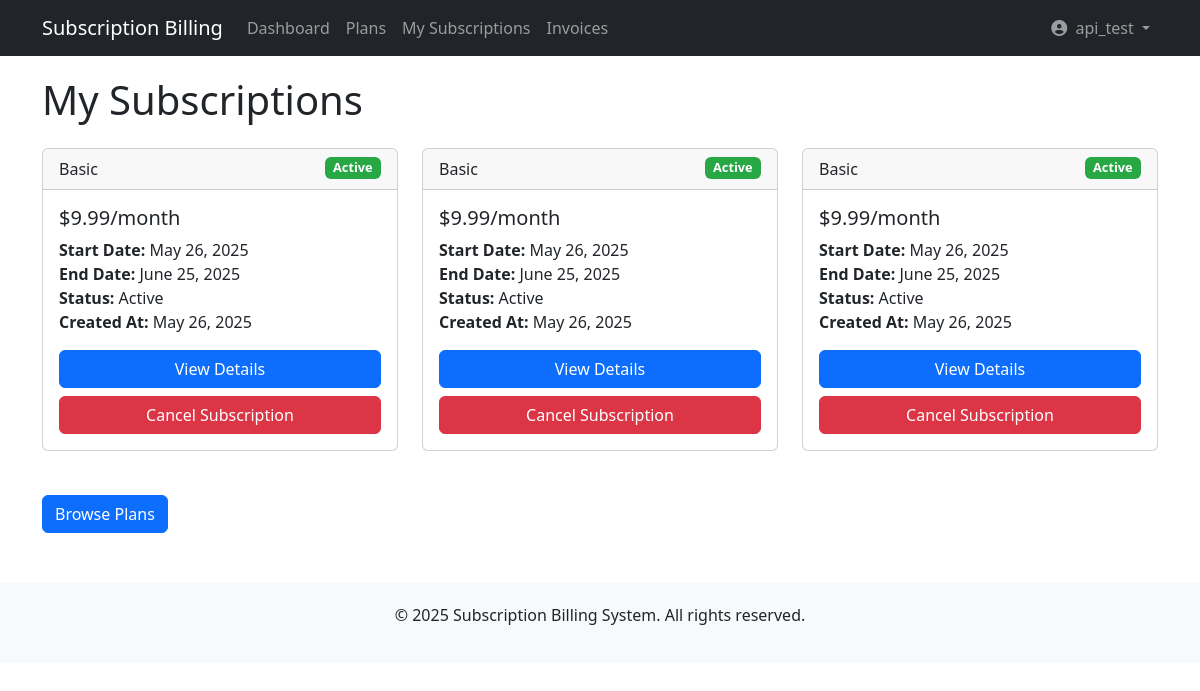
The page /subscriptions/ (signed in) on the database its author committed.
### billing/models.py (models this page shows, shortened)
class Subscription(models.Model):
    STATUS_CHOICES = (
        ('active', 'Active'),
        ('cancelled', 'Cancelled'),
        ('expired', 'Expired'),
    )
    user = models.ForeignKey(User, on_delete=models.CASCADE, related_name='subscriptions')
    email = models.EmailField(null=True, blank=True, help_text="Email address for subscription notifications")
    plan = models.ForeignKey(Plan, on_delete=models.CASCADE)
    start_date = models.DateField(default=timezone.now)
    end_date = models.DateField()
    status = models.CharField(max_length=20, choices=STATUS_CHOICES, default='active')
    created_at = models.DateTimeField(auto_now_add=True)
    updated_at = models.DateTimeField(auto_now=True)

class Plan(models.Model):
    PLAN_TYPES = (
        ('basic', 'Basic'),
        ('pro', 'Pro'),
        ('enterprise', 'Enterprise'),
    )
    name = models.CharField(max_length=50, choices=PLAN_TYPES)
    price = models.DecimalField(max_digits=10, decimal_places=2)
    description = models.TextField()

### billing/views.py (the view)
# urls.py: path('subscriptions/', SubscriptionListView.as_view(), name='subscriptions'),
class SubscriptionListView(LoginRequiredMixin, ListView):
    model = Subscription
    template_name = 'billing/subscriptions.html'
    context_object_name = 'subscriptions'
    def get_queryset(self):
        return Subscription.objects.filter(user=self.request.user)

### billing/templates/billing/subscriptions.html (shortened to what this page needs)
{% extends 'billing/base.html' %}
{% block content %}
<h1 class="mb-4">My Subscriptions</h1>
{% if subscriptions %}
    <div class="row">
        {% for subscription in subscriptions %}
        <div class="col-md-4">
            <div class="card">
                <div class="card-header">
                    {{ subscription.plan.get_name_display }}
                    <span class="badge badge-{{ subscription.status }} float-end">{{ subscription.get_status_display }}</span>
                </div>
                <div class="card-body">
                    <h5 class="card-title">${{ subscription.plan.price }}/month</h5>
                    <p class="card-text">
                        <strong>Start Date:</strong> {{ subscription.start_date }}<br>
                        <strong>End Date:</strong> {{ subscription.end_date }}<br>
                        <strong>Status:</strong> {{ subscription.get_status_display }}<br>
                        <strong>Created At:</strong> {{ subscription.created_at|date:"F j, Y" }}
                    </p>
                    <div class="d-grid gap-2">
                        <a href="{% url 'subscription_detail' subscription.id %}" class="btn btn-primary">View Details</a>
                        {% if subscription.status == 'active' %}
                        <a href="{% url 'cancel_subscription' subscription.id %}" class="btn btn-danger">Cancel Subscription</a>
                        {% endif %}
                    </div>
                </div>
            </div>
        </div>
        {% endfor %}
    </div>
{% else %}
    <div class="alert alert-info">
        You don't have any subscriptions. <a href="{% url 'plans' %}">Browse available plans</a> to subscribe.
    </div>
{% endif %}
<div class="mt-4">
    <a href="{% url 'plans' %}" class="btn btn-primary">Browse Plans</a>
</div>
{% endblock %}

### billing/templates/billing/base.html (shortened to what this page needs)
<!DOCTYPE html>
<html lang="en">
<head>
    <link href="https://cdn.jsdelivr.net/npm/bootstrap@5.3.0/dist/css/bootstrap.min.css" rel="stylesheet">
    <link href="https://cdnjs.cloudflare.com/ajax/libs/font-awesome/6.4.0/css/all.min.css" rel="stylesheet">
</head>
<body>
    <nav class="navbar navbar-expand-lg navbar-dark bg-dark">
        <div class="container">
            <a class="navbar-brand" href="{% url 'dashboard' %}">Subscription Billing</a>
            <div class="collapse navbar-collapse" id="navbarNav">
                <ul class="navbar-nav me-auto">
                    <li class="nav-item">
                        <a class="nav-link" href="{% url 'dashboard' %}">Dashboard</a>
                    </li>
                    <li class="nav-item">
                        <a class="nav-link" href="{% url 'plans' %}">Plans</a>
                    </li>
                    {% if user.is_authenticated %}
                    <li class="nav-item">
                        <a class="nav-link" href="{% url 'subscriptions' %}">My Subscriptions</a>
                    </li>
                    <li class="nav-item">
                        <a class="nav-link" href="{% url 'invoices' %}">Invoices</a>
                    </li>
                    {% endif %}
                </ul>
                <ul class="navbar-nav">
                    {% if user.is_authenticated %}
                    <li class="nav-item dropdown">
                        <a class="nav-link dropdown-toggle" href="#" id="navbarDropdown" role="button" data-bs-toggle="dropdown">
                            <i class="fas fa-user-circle me-1"></i> {{ user.username }}
                        </a>
                    </li>
                    {% endif %}
                </ul>
            </div>
        </div>
    </nav>
    <div class="container">
        {% block content %}{% endblock %}
    </div>
    <footer class="footer">
        <div class="container">
            <p>&copy; {% now "Y" %} Subscription Billing System. All rights reserved.</p>
        </div>
    </footer>
</body>
</html>

### billing/templates/billing/base.html (style rules this page uses)
.navbar { margin-bottom: 20px; }
.footer { margin-top: 50px; padding: 20px 0; background-color: #f8f9fa; text-align: center; }
.card { margin-bottom: 20px; }
.badge { font-size: 0.8em; }
.badge-active { background-color: #28a745; }

### rows shown on the page
Subscription: plan.name "Basic", status "Active", plan.price "9.99", start_date "May 26, 2025", end_date "June 25, 2025", created_at "May 26, 2025", shows "Cancel Subscription"
Subscription: plan.name "Basic", status "Active", plan.price "9.99", start_date "May 26, 2025", end_date "June 25, 2025", created_at "May 26, 2025", shows "Cancel Subscription"
Subscription: plan.name "Basic", status "Active", plan.price "9.99", start_date "May 26, 2025", end_date "June 25, 2025", created_at "May 26, 2025", shows "Cancel Subscription"

### other values the page prints
{{ user.username }} "api_test"
